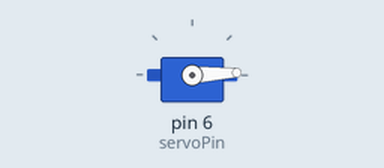
The sketch below on a simulated Arduino Uno, built with avr-gcc and run on an emulated ATmega328P. Parts: servo.

Above: at 0.05 s.
At 1.3 s:
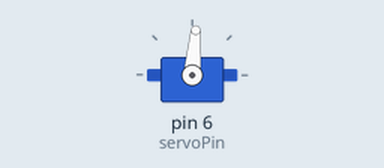
At 2.6 s:
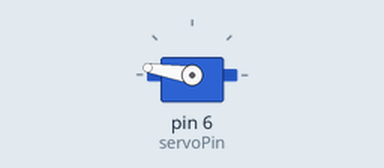
At 5.2 s:
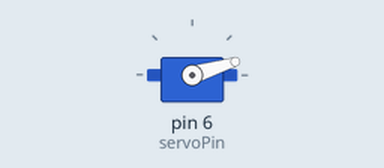
Timing chart, 0 to 7.1 s (numbered marks = the images above):
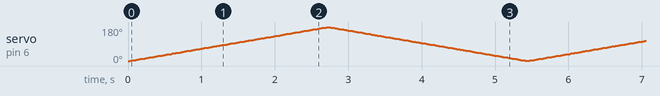

The sketch:

9_Servo.ino
```cpp
#include <Servo.h>

int servoPin = 6;
int angle = 0;

Servo servo;

void setup()
{
    servo.attach(servoPin);
}


void loop()
{

  for(angle = 0; angle < 180; angle++)
  {
    servo.write(angle);
    delay(15);
  }

  for(angle = 180; angle > 0; angle--)
  {
    servo.write(angle);
    delay(15);
  }
}
```
